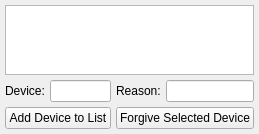
<?xml version="1.0" encoding="UTF-8"?>
<ui version="4.0">
 <class>DVBanWidget</class>
 <widget class="QWidget" name="DVBanWidget">
  <property name="geometry">
   <rect>
    <x>0</x>
    <y>0</y>
    <width>232</width>
    <height>133</height>
   </rect>
  </property>
  <property name="windowTitle">
   <string>Form</string>
  </property>
  <layout class="QGridLayout" name="gridLayout">
   <property name="leftMargin">
    <number>5</number>
   </property>
   <property name="topMargin">
    <number>5</number>
   </property>
   <property name="rightMargin">
    <number>5</number>
   </property>
   <property name="bottomMargin">
    <number>5</number>
   </property>
   <property name="spacing">
    <number>5</number>
   </property>
   <item row="0" column="0" colspan="4">
    <widget class="QTableView" name="dvBanTable">
     <property name="alternatingRowColors">
      <bool>true</bool>
     </property>
     <property name="selectionMode">
      <enum>QAbstractItemView::SingleSelection</enum>
     </property>
     <property name="selectionBehavior">
      <enum>QAbstractItemView::SelectRows</enum>
     </property>
     <property name="sortingEnabled">
      <bool>true</bool>
     </property>
     <property name="cornerButtonEnabled">
      <bool>false</bool>
     </property>
     <attribute name="horizontalHeaderVisible">
      <bool>true</bool>
     </attribute>
     <attribute name="horizontalHeaderStretchLastSection">
      <bool>true</bool>
     </attribute>
     <attribute name="verticalHeaderVisible">
      <bool>false</bool>
     </attribute>
     <attribute name="verticalHeaderDefaultSectionSize">
      <number>20</number>
     </attribute>
     <attribute name="verticalHeaderMinimumSectionSize">
      <number>20</number>
     </attribute>
    </widget>
   </item>
   <item row="1" column="0">
    <widget class="QLabel" name="label_7">
     <property name="sizePolicy">
      <sizepolicy hsizetype="Preferred" vsizetype="Fixed">
       <horstretch>0</horstretch>
       <verstretch>0</verstretch>
      </sizepolicy>
     </property>
     <property name="text">
      <string>Device:</string>
     </property>
    </widget>
   </item>
   <item row="1" column="1">
    <widget class="QLineEdit" name="trgDevice"/>
   </item>
   <item row="1" column="2">
    <widget class="QLabel" name="label_8">
     <property name="sizePolicy">
      <sizepolicy hsizetype="Preferred" vsizetype="Fixed">
       <horstretch>0</horstretch>
       <verstretch>0</verstretch>
      </sizepolicy>
     </property>
     <property name="text">
      <string>Reason:</string>
     </property>
    </widget>
   </item>
   <item row="1" column="3">
    <widget class="QLineEdit" name="dvBanReason"/>
   </item>
   <item row="2" column="0" colspan="2">
    <widget class="QPushButton" name="addDeviceBan">
     <property name="sizePolicy">
      <sizepolicy hsizetype="Expanding" vsizetype="Fixed">
       <horstretch>0</horstretch>
       <verstretch>0</verstretch>
      </sizepolicy>
     </property>
     <property name="text">
      <string>Add Device to List</string>
     </property>
     <property name="autoDefault">
      <bool>false</bool>
     </property>
    </widget>
   </item>
   <item row="2" column="2" colspan="2">
    <widget class="QPushButton" name="removeDVBan">
     <property name="text">
      <string>Forgive Selected Device</string>
     </property>
     <property name="autoDefault">
      <bool>false</bool>
     </property>
    </widget>
   </item>
  </layout>
 </widget>
 <resources/>
 <connections/>
</ui>
